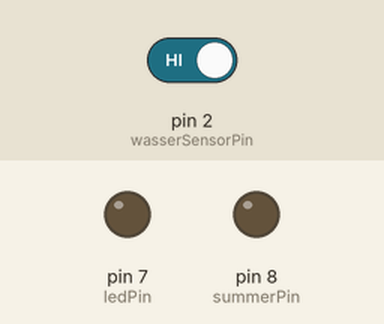
The sketch below on a simulated Arduino Uno, built with avr-gcc and run on an emulated ATmega328P. On the bench: output pins drawn as LEDs (lit = HIGH). Inputs (shaded band) come from the test bench; at power-on: pin 2 (wasserSensorPin) HIGH. What the sketch prints to the serial monitor is not drawn.

Above: at 1.8 s.
1.9 s: pin 2 (wasserSensorPin) driven LOW
At 3.1 s:
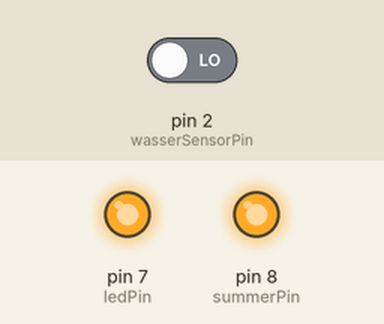
3.5 s: pin 2 (wasserSensorPin) driven HIGH
At 4.3 s:
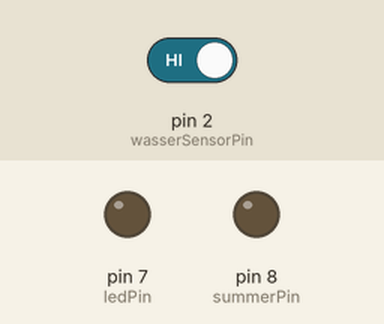
Timing chart, 0 to 6.5 s (numbered marks = the images above; inputs shaded):
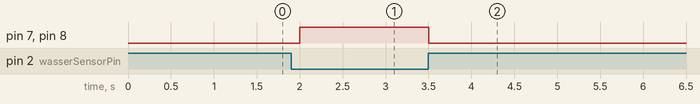

The sketch:

WaterSensor_v1_5.ino
```cpp
// ============================================================
// trtSmartHome – Wassermelder (Smarthome Modell)
// Version: 1.5
// Beschreibung: Erkennt Wasser und löst Alarm aus.
// ============================================================

// --- Pin-Belegung ---
const int wasserSensorPin = 2;  // Digitales Signal vom Sensor
const int summerPin       = 8;  // Summer (Buzzer)
const int ledPin          = 7;  // Rote LED

void setup() {
  pinMode(wasserSensorPin, INPUT);
  pinMode(summerPin, OUTPUT);
  pinMode(ledPin, OUTPUT);
  Serial.begin(9600);
  Serial.println("trtSmartHome – Wassermelder bereit.");
}

void loop() {
  int wasserStatus = digitalRead(wasserSensorPin);

  if (wasserStatus == LOW) {
    // Wasser erkannt
    digitalWrite(summerPin, HIGH);
    digitalWrite(ledPin, HIGH);
    Serial.println("⚠ Wasser erkannt!");
  } else {
    // Kein Wasser
    digitalWrite(summerPin, LOW);
    digitalWrite(ledPin, LOW);
    Serial.println("✔ Kein Wasser erkannt.");
  }

  delay(500);
}
```

Measured:
- after the input at 1.9 s, pin 7 (ledPin), pin 8 (summerPin): LOW → HIGH after 0.10 s
- after the input at 3.5 s, pin 7 (ledPin), pin 8 (summerPin): HIGH → LOW at once
